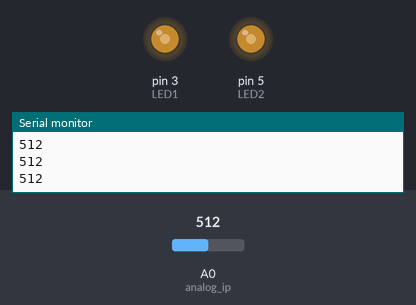
The sketch below on a simulated Arduino Uno, built with avr-gcc and run on an emulated ATmega328P. On the bench: output pins drawn as LEDs (lit = HIGH), the last lines printed to the serial monitor. The inputs (shaded band) are chosen by the test bench; at power-on: A0 (analog_ip) = 512.

Above: at 1.3 s.
1.4 s: A0 (analog_ip) set to 716
At 3.2 s:
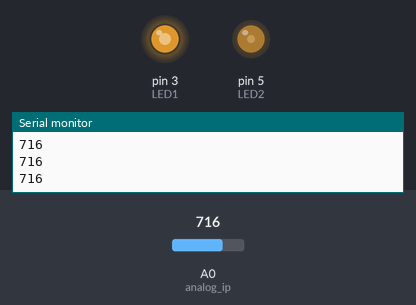
3.5 s: A0 (analog_ip) set to 900
At 3.9 s:
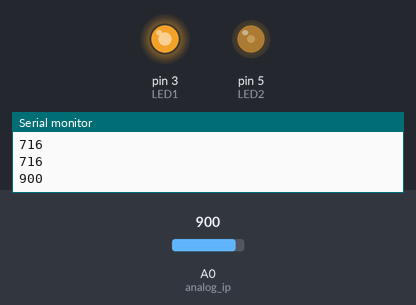
5.5 s: A0 (analog_ip) set to 1023
At 6.5 s:
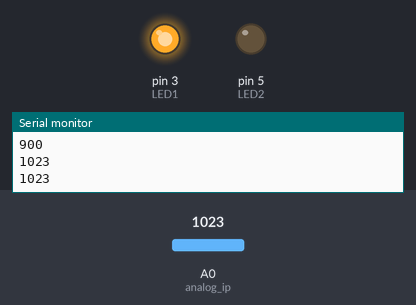
7.5 s: A0 (analog_ip) set to 511
At 7.9 s:
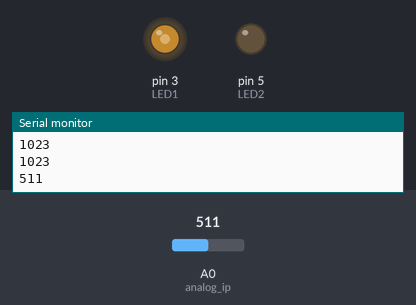
9.5 s: A0 (analog_ip) set to 306
At 10.8 s:
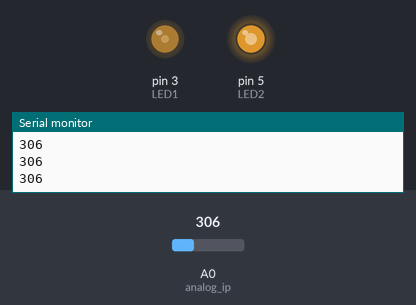
11.5 s: A0 (analog_ip) set to 122
At 11.9 s:
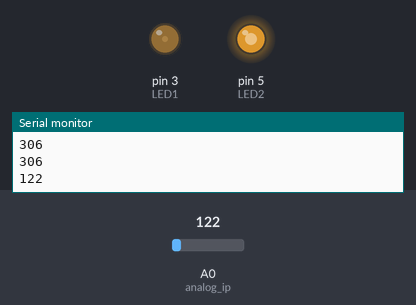
Timing chart, 0 to 14.5 s (numbered marks = the images above; inputs shaded):
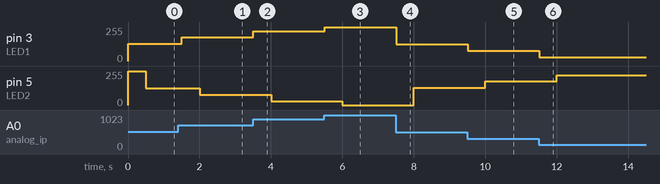

The sketch:

PROJECT-4_A_B_.ino
```cpp
const int analog_ip=A0;
const int LED1=3;
const int LED2=5;
int inputVal=0;
void setup() {
  pinMode(LED1,OUTPUT);
  pinMode(LED2,OUTPUT);
  Serial.begin(9600);


}

void loop() {
  // storing the analog_input in the input_value
  int reverseInputVal=1023-inputVal;
  inputVal=analogRead(analog_ip);
  Serial.println(inputVal);
  analogWrite(LED1,inputVal/4);
  analogWrite(LED2,reverseInputVal/4);
  delay(500);


}
```

Measured:
- after the input at 1.4 s, pin 3 (LED1): 128/255 → 179/255 after 0.10 s; pin 5 (LED2): 127/255 → 76/255 after 0.60 s
- after the input at 3.5 s, pin 3 (LED1): 179/255 → 225/255 at once; pin 5 (LED2): 76/255 → 30/255 after 0.50 s
- after the input at 5.5 s, pin 3 (LED1): 225/255 → 255/255 at once; pin 5 (LED2): 30/255 → 0/255 after 0.50 s
- after the input at 7.5 s, pin 3 (LED1): 255/255 → 127/255 at once; pin 5 (LED2): 0/255 → 128/255 after 0.51 s
- after the input at 9.5 s, pin 3 (LED1): 127/255 → 76/255 at once; pin 5 (LED2): 128/255 → 179/255 after 0.51 s
- after the input at 11.5 s, pin 3 (LED1): 76/255 → 30/255 at once; pin 5 (LED2): 179/255 → 225/255 after 0.51 s
